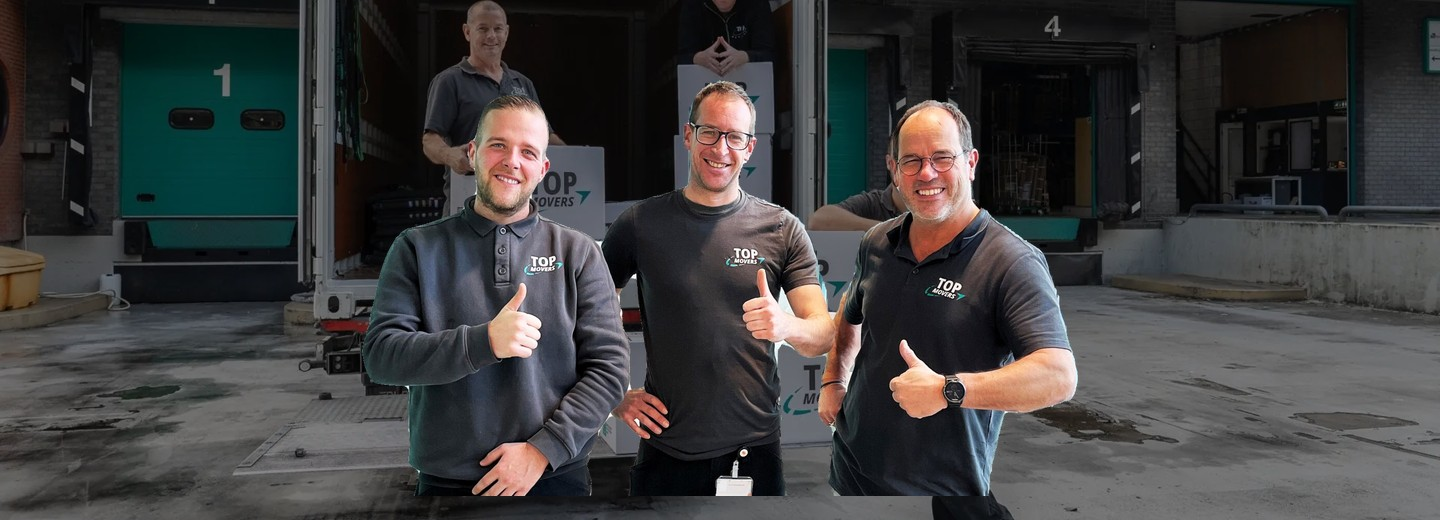
#> input picture site/_werk/hero/perfect/vgl/C1-hero.jpg, 1440 x 520 px
$ python -i vergelijk.py   (imports and definitions only)
#> lines starting #> are read from the running program, lines starting #| are printed output that depends on the picture
"""Bouwt vergelijk.html: per cutout-variant van foto 67 het figuur op de echte hero-achtergrond op 1:1 (420 px hoog, zoals de
CSS) en 200%-uitsnedes van de randen (hoofden, schouder, duim) op licht, donker en hero. Gebruik: python3 vergelijk.py"""
import json, os, numpy as np
from PIL import Image
# [2 lines not run here, left out]
def comp(img,bg): B=Image.new('RGBA',img.size,bg); B.alpha_composite(img); return B.convert('RGB')
def comp_hero(img):
    bg=hero.resize((img.width, round(hero.height*img.width/hero.width))).crop((0,0,img.width,img.height)).convert('RGBA'); bg=Image.eval(bg,lambda v:int(v*0.55)); bg.alpha_composite(img); return bg.convert('RGB')
def halo(img):
    a=np.asarray(img).astype(np.float32); al=a[...,3]/255; rgb=a[...,:3]
    from scipy import ndimage
    edge=(al>0.05)&(al<0.6); inner=(al>0.95)&ndimage.binary_dilation(al<0.95,iterations=3)
    return float(rgb[edge].mean()) if edge.any() else 0, float(rgb[inner].mean()), int(edge.sum()), int(((al>0.004)&(al<0.996)).sum())
# [18 lines not run here, left out]
html=['<!doctype html><html lang="nl"><meta charset="utf-8"><title>Hero-cutout 67: varianten</title><style>body{font:15px/1.5 -apple-system,Helvetica,Arial;margin:0;padding:24px;background:#F6F4EC;color:#1D1D1B}h1{font-size:22px}h2{font-size:18px;margin:36px 0 6px}img{max-width:100%;height:auto;display:block;border-radius:6px}.hero{margin:8px 0 12px}.crops{display:grid;grid-template-columns:1fr 1fr;gap:10px}.crops figure{margin:0}.crops figcaption{font-size:12px;color:#4B4B49;margin-top:2px}.badge{display:inline-block;background:#EE7203;color:#1D1D1B;font-weight:700;padding:4px 10px;border-radius:999px;margin-right:8px}.meting{font-size:13px;color:#4B4B49}</style>',
      '<h1>Hero-cutout van foto 67: kies een variant</h1><p>Per variant: het figuur op 1:1 in de hero (420 px hoog, zoals op de site) en 200%-uitsnedes van de randen op licht, donker en op de hero-achtergrond. Zeg het nummer.</p>']
# [4 lines not run here, left out]

>>> import cv2
>>> picture = cv2.imread('vgl/C1-hero.jpg', cv2.IMREAD_GRAYSCALE)
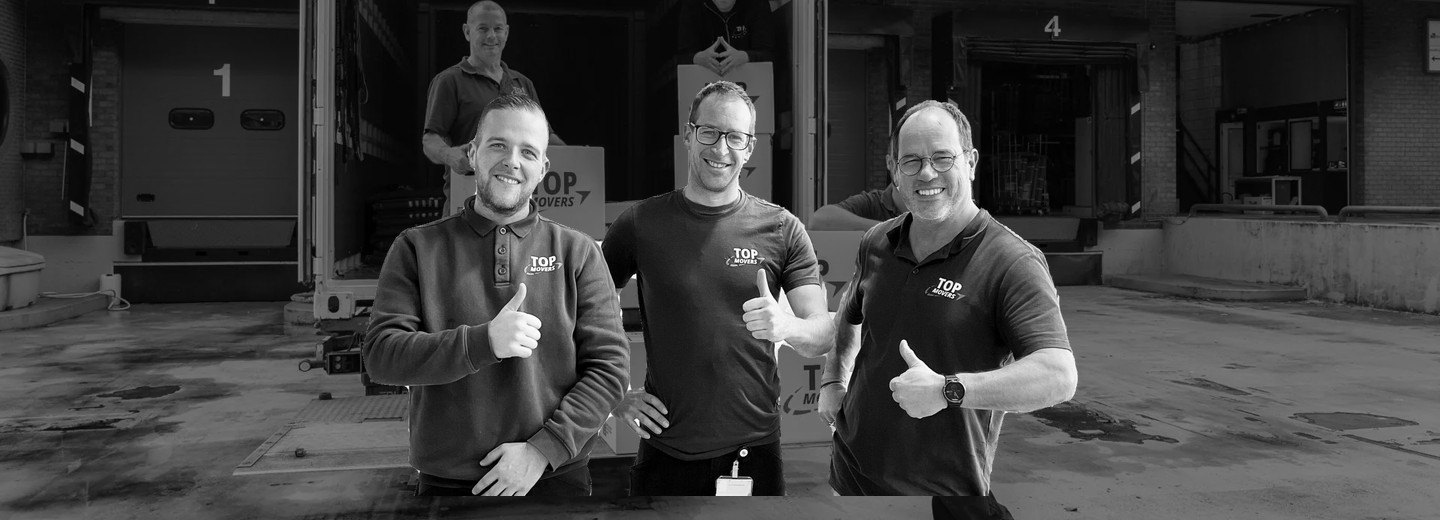
#> picture: shape (520, 1440); min 0, max 255, mean 61.4
#> (the run stopped early here; a loop or call above may not have finished)

$ run again, on site/_werk/hero/perfect/vgl/G3-hero.jpg
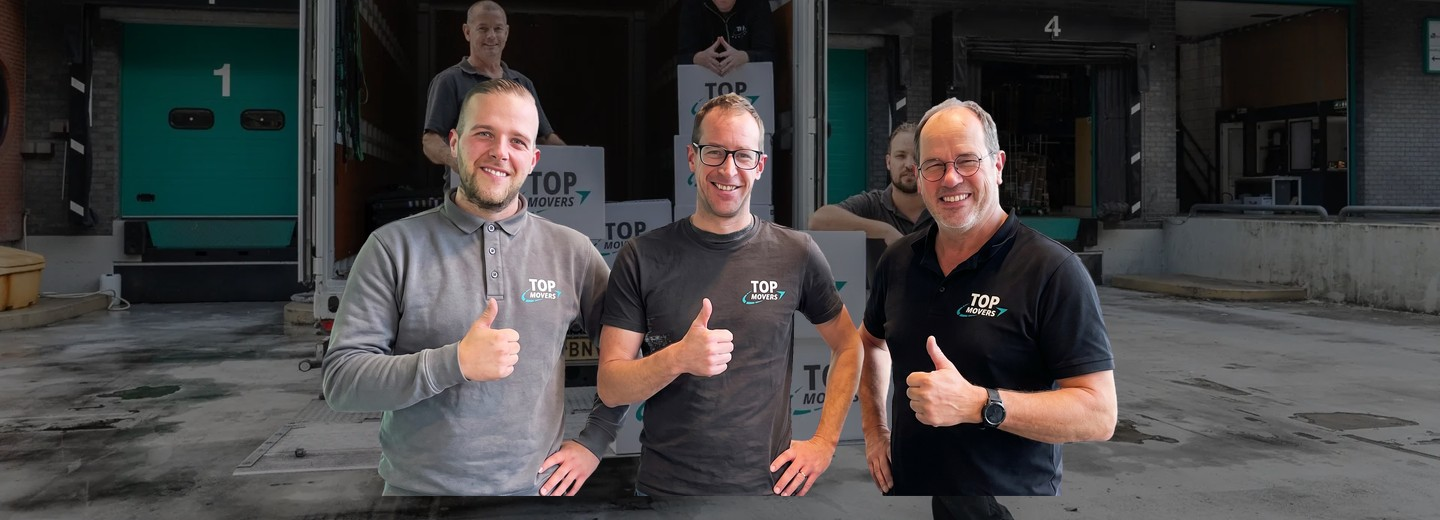
#> input picture site/_werk/hero/perfect/vgl/G3-hero.jpg, 1440 x 520 px
#> `picture = cv2.imread('vgl/C1-hero.jpg', cv2.IMREAD_GRAYSCALE)`:
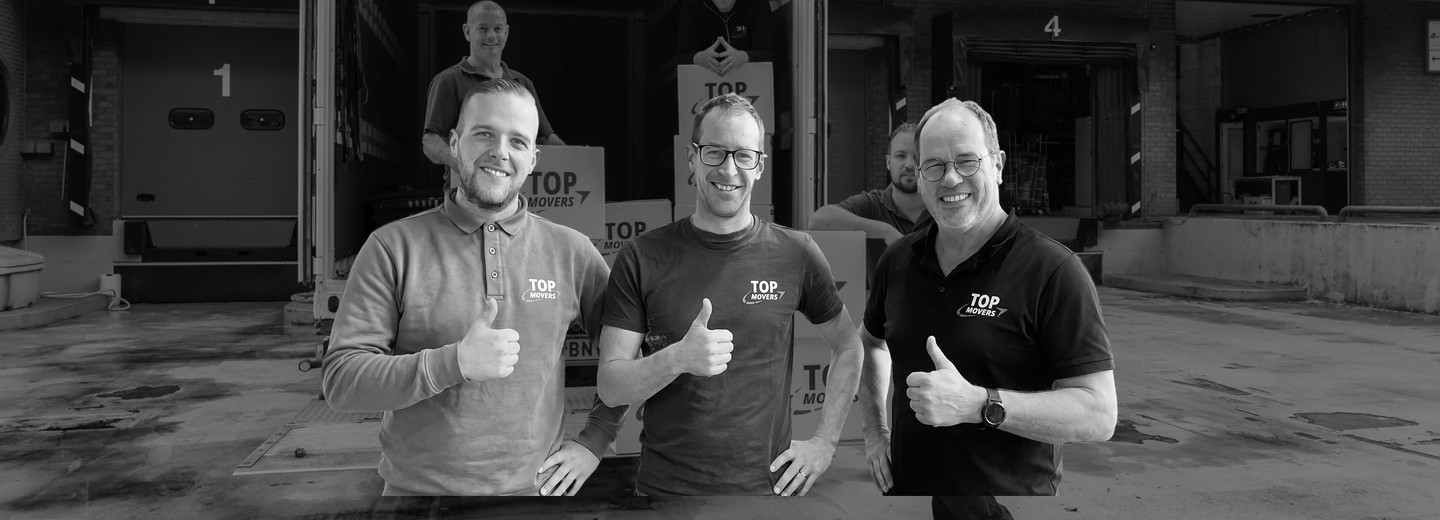
#> picture: shape (520, 1440); min 0, max 255, mean 66.1
